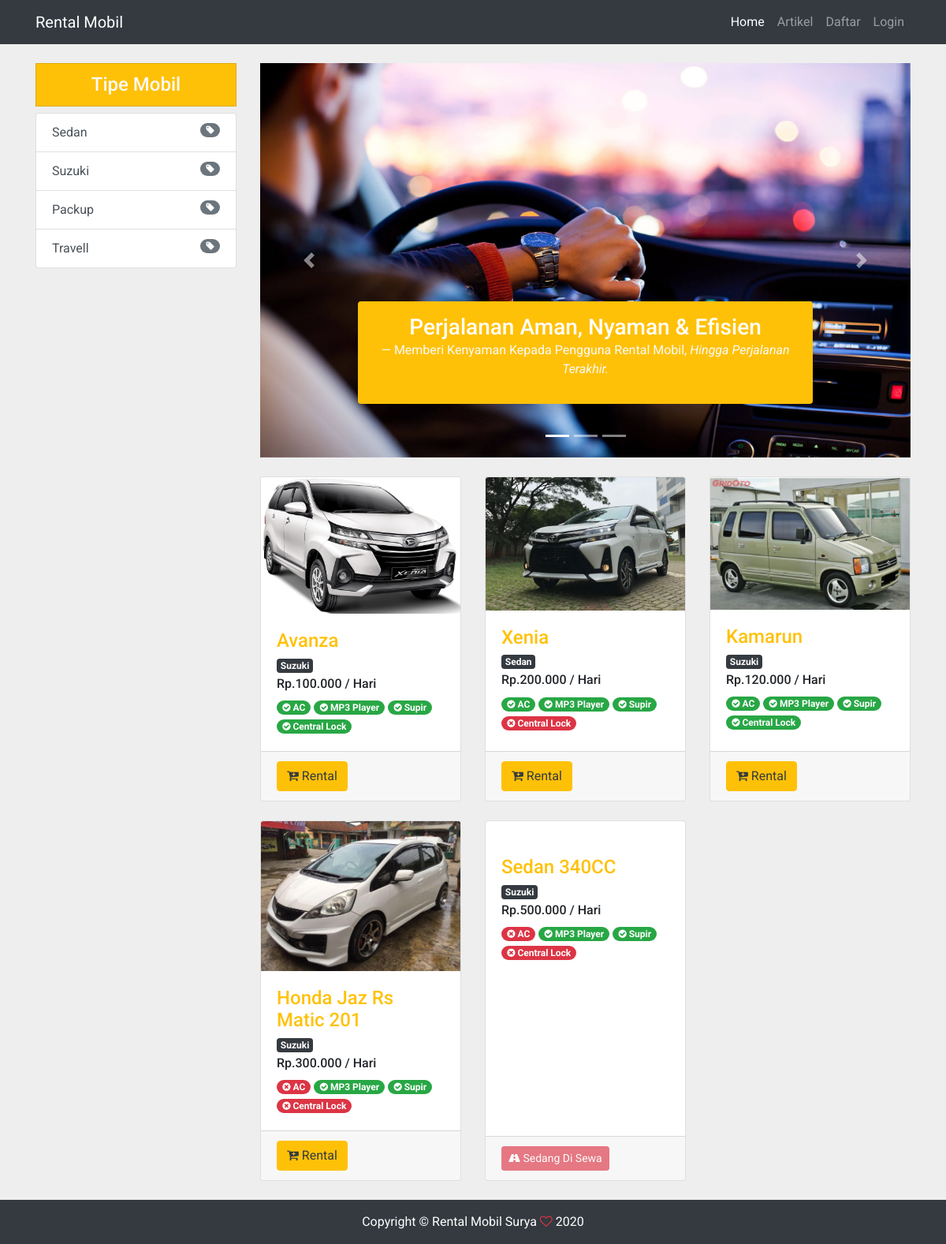
Before: / with the older database file.
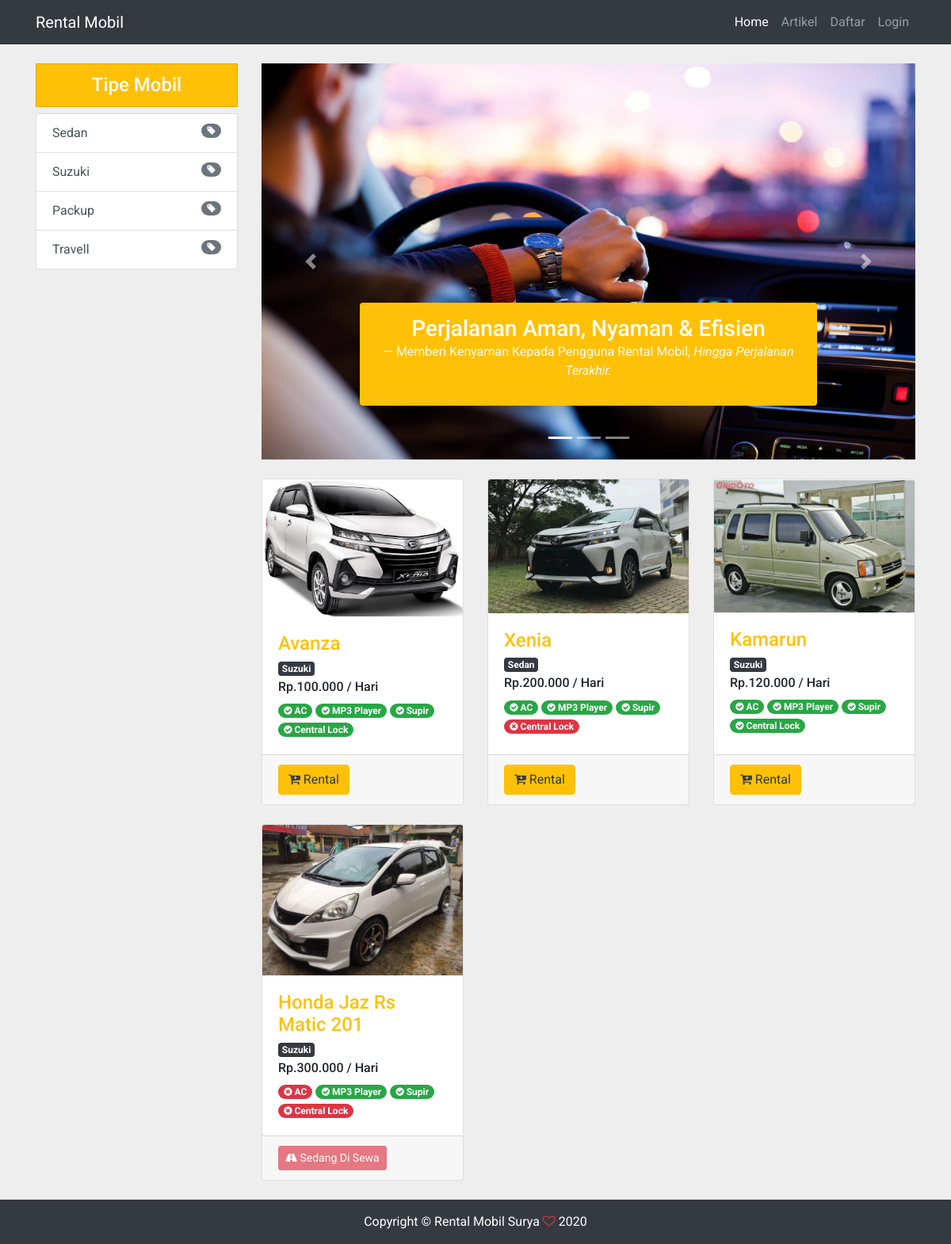
After: the same page with the newer database file.
### tables this page shows
CREATE TABLE `type` (
  `id_type` int(11) NOT NULL,
  `kode_type` varchar(20) NOT NULL,
  `nama_type` varchar(20) NOT NULL
);

CREATE TABLE `mobil` (
  `id_mobil` int(11) NOT NULL,
  `kode_type` int(11) NOT NULL,
  `merk` varchar(40) NOT NULL,
  `no_plat` varchar(10) NOT NULL,
  `warna` varchar(20) NOT NULL,
  `tahun` varchar(4) NOT NULL,
  `status` varchar(50) NOT NULL,
  `harga_mobil` int(11) NOT NULL,
  `denda` int(11) NOT NULL,
  `ac` int(11) NOT NULL,
  `supir` int(11) NOT NULL,
  `mp3_player` int(11) NOT NULL,
  `central_lock` int(11) NOT NULL,
  `gambar` varchar(256) NOT NULL
);

### application/controllers/Home.php (called while the page is built, shortened)
<?php
class Home extends CI_Controller {
	public function __construct()
	{
		$this->load->model('Mobil_model');
	}
	public function index()
	{
		$data['judul'] = 'Rental Mobil Surya';
		$data['customer'] = $this->db->get_where('customer', ['username' => $this->session->userdata('username')])->row_array();
		$data['mobil'] = $this->Mobil_model->getAllMobil();
		$data['kategori'] = $this->db->get('type')->result_array();
		$data['notif'] = $this->db->get_where('transaksi', ['status_pembayaran' => '0', 'status_rental' => 'Belum Selesai', 'id_customer' => $this->session->userdata('id_customer')])->num_rows();
		$this->load->view('themeplates_customers/header', $data);
		$this->load->view('customer/dashboard', $data);
		$this->load->view('themeplates_customers/footer');
	}
}

### index.php (called while the page is built, shortened)
<?php
require_once BASEPATH.'core/CodeIgniter.php';

### application/models/Mobil_model.php (called while the page is built, shortened)
<?php
class Mobil_model extends CI_Model {
	public function getAllMobil()
	{
		$this->db->select('*');
		$this->db->from('type');
		$this->db->join('mobil', 'mobil.kode_type = type.id_type');
		return $this->db->get()->result_array();
	}
}

### application/views/customer/dashboard.php (the view, shortened to what the changed rows need)
<div class="container">
  <div class="row">
    <div class="col-lg-3">
      <div class="list-group">
        <?php foreach($kategori as $k) : ?>
        <a href="<?= base_url('customer/kategori/index/') . $k['id_type']; ?>" class="list-group-item list-group-item-action">
          <?= $k['nama_type']; ?> <span class="badge badge-secondary badge-pill float-right"><i class="fa fa-tag"></i></span>
        </a>
        <?php endforeach; ?>
      </div>
    </div>
    <div class="col-lg-9">
      <div class="row">
        <?php foreach($mobil as $m) : ?>
        <div class="col-lg-4 col-md-6 mb-4">
          <div class="card h-100">
            <a href="<?= base_url('home/detail/') . $m['id_mobil']; ?>"><img class="card-img-top" src="<?= base_url('assets/assets_stisla/img/mobil/') . $m['gambar']; ?>" alt=""></a>
            <div class="card-body">
              <h4 class="card-title mb-1">
                <a href="<?= base_url('home/detail/') . $m['id_mobil']; ?>" class="text-warning text-secondary"><?= $m['merk']; ?></a>
              </h4>
              <a href="<?= base_url('customer/type/') . $k['id_type']; ?>" class="badge badge-dark mb-1"><?= $m['nama_type']; ?></a>
              <h6>Rp.<?= number_format($m['harga_mobil'], 0, ',', '.'); ?> / Hari</h6>
              <?php if($m['ac'] == '1') : ?>
                <small class="badge badge-pill badge-success" data-toggle="tooltip" data-placement="top" title="Tersedia"><i class="fa fa-check-circle" aria-hidden="true"></i> AC</small>
                <?php else : ?>
                  <small class="badge badge-pill badge-danger" data-toggle="tooltip" data-placement="top" title="Tidak Tersedia"><i class="fa fa-times-circle" aria-hidden="true"></i> AC</small>
              <?php endif; ?>
              <?php if($m['mp3_player'] == '1') : ?>
                <small class="badge badge-pill badge-success" data-toggle="tooltip" data-placement="top" title="Tersedia"><i class="fa fa-check-circle" aria-hidden="true"></i> MP3 Player</small>
                <?php else : ?>
                  <small class="badge badge-pill badge-danger" data-toggle="tooltip" data-placement="top" title="Tidak Tersedia"><i class="fa fa-times-circle" aria-hidden="true"></i> MP3 Player</small>
              <?php endif; ?>
              <?php if($m['supir'] == '1') : ?>
                <small class="badge badge-pill badge-success" data-toggle="tooltip" data-placement="top" title="Tersedia"><i class="fa fa-check-circle" aria-hidden="true"></i> Supir</small>
                <?php else : ?>
                  <small class="badge badge-pill badge-danger" data-toggle="tooltip" data-placement="top" title="Tidak Tersedia"><i class="fa fa-times-circle" aria-hidden="true"></i> Supir</small>
              <?php endif; ?>
              <?php if($m['central_lock'] == '1') : ?>
                <small class="badge badge-pill badge-success" data-toggle="tooltip" data-placement="top" title="Tersedia"><i class="fa fa-check-circle" aria-hidden="true"></i> Central Lock</small>
                <?php else : ?>
                  <small class="badge badge-pill badge-danger" data-toggle="tooltip" data-placement="top" title="Tidak Tersedia"><i class="fa fa-times-circle" aria-hidden="true"></i> Central Lock</small>
              <?php endif; ?>
            </div>
            <div class="card-footer">
              <?php if($this->session->userdata('role_id') == 2) : ?>
                  <?php if($m['status'] == '1') : ?>
                    <div><a href="<?= base_url('customer/rental/tambahRental/') . $m['id_mobil']; ?>"class="btn btn-warning text-light"><i class="fa fa-cart-plus" aria-hidden="true"></i> Rental</a></div>
                  <?php else : ?>
                    <div class="btn btn-danger disabled btn-sm"><i class="fa fa-road" aria-hidden="true"></i> Sedang Di Sewa</div>
                  <?php endif; ?>
                <?php else : ?>
                  <?php if($m['status'] == '1') : ?>
                    <div><a href="<?= base_url('customer/rental/tambahRental/') . $m['id_mobil']; ?>"class="btn btn-warning text-dark"><i class="fa fa-cart-plus" aria-hidden="true"></i> Rental</a></div>
                  <?php else : ?>
                    <div class="btn btn-danger disabled btn-sm"><i class="fa fa-road" aria-hidden="true"></i> Sedang Di Sewa</div>
                  <?php endif; ?>
              <?php endif; ?>
            </div>
          </div>
        </div>
      <?php endforeach; ?>
      </div>
    </div>
  </div>
</div>

Changed rows visible on the page:
removed mobil: merk "Sedan 340CC", kode_type.nama_type "Suzuki", harga_mobil "500.000", ac 0 (drawn), mp3_player 1 (drawn), supir 1 (drawn), central_lock 0 (drawn), status "0" (drawn)
changed mobil "Honda Jaz Rs Matic 201": status "Rental" → "Sedang Di Sewa"
